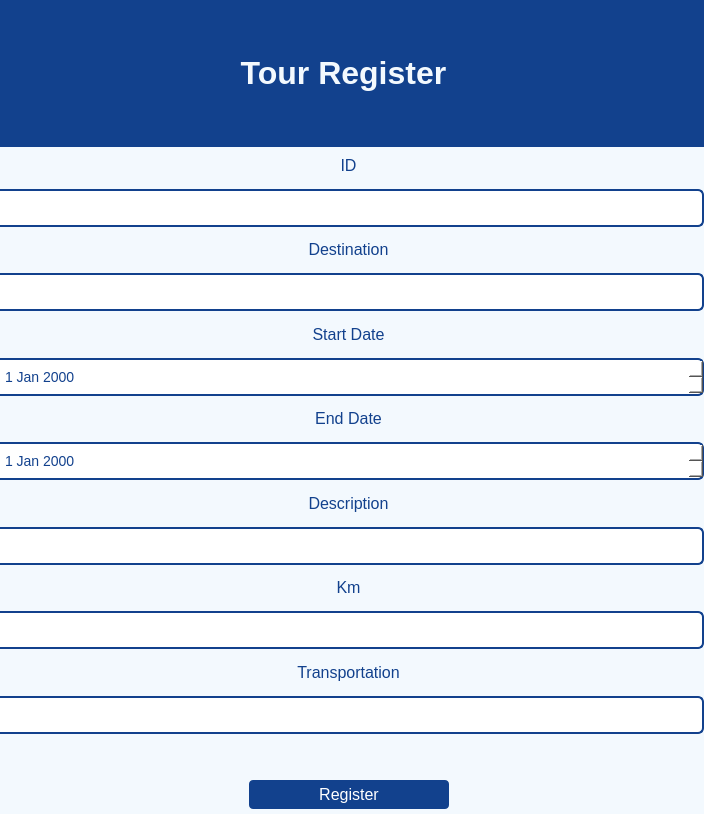
<?xml version="1.0" encoding="UTF-8"?>
<ui version="4.0">
 <class>MainWindow</class>
 <widget class="QMainWindow" name="MainWindow">
  <property name="geometry">
   <rect>
    <x>0</x>
    <y>0</y>
    <width>704</width>
    <height>814</height>
   </rect>
  </property>
  <property name="windowTitle">
   <string>Tours</string>
  </property>
  <property name="styleSheet">
   <string notr="true">QWidget{
background-color: rgb(243, 249, 254);
}


QLabel{
color: rgb(18, 65, 141);
font-size:16px;
padding-bottom: 0px;
}

QLineEdit{
background-color: rgb(255, 255, 255);
border: 2px solid; 
border-radius: 6px; 
border-color:rgb(18, 65, 141);
padding: 8px;
color: rgb(18, 65, 141);
font-size:14px;
}

QPushButton{
color:#fff;
border: 0px;
font-size: 16px;
padding: 5px;
background-color: rgb(18, 65, 141);
border-radius:4px;
}

QPushButton:hover{
background-color: rgb(47, 142, 228);
}</string>
  </property>
  <widget class="QWidget" name="centralwidget">
   <widget class="QWidget" name="labelWidget" native="true">
    <property name="geometry">
     <rect>
      <x>-17</x>
      <y>0</y>
      <width>721</width>
      <height>147</height>
     </rect>
    </property>
    <property name="styleSheet">
     <string notr="true">background-color: rgb(18, 65, 141);</string>
    </property>
    <layout class="QHBoxLayout" name="horizontalLayout_2">
     <item>
      <widget class="QLabel" name="label">
       <property name="styleSheet">
        <string notr="true">color: rgb(243, 249, 254);</string>
       </property>
       <property name="text">
        <string>&lt;html&gt;&lt;head/&gt;&lt;body&gt;&lt;p align=&quot;center&quot;&gt;&lt;span style=&quot; font-size:24pt; font-weight:600;&quot;&gt;Tour Register&lt;/span&gt;&lt;/p&gt;&lt;/body&gt;&lt;/html&gt;</string>
       </property>
      </widget>
     </item>
    </layout>
   </widget>
   <widget class="QWidget" name="widget" native="true">
    <property name="geometry">
     <rect>
      <x>-7</x>
      <y>148</y>
      <width>711</width>
      <height>661</height>
     </rect>
    </property>
    <property name="styleSheet">
     <string notr="true"/>
    </property>
    <layout class="QVBoxLayout" name="verticalLayout">
     <item>
      <widget class="QLabel" name="idLabel">
       <property name="text">
        <string>&lt;html&gt;&lt;head/&gt;&lt;body&gt;&lt;p align=&quot;center&quot;&gt;&lt;span style=&quot; font-size:12pt;&quot;&gt;ID&lt;/span&gt;&lt;/p&gt;&lt;/body&gt;&lt;/html&gt;</string>
       </property>
      </widget>
     </item>
     <item>
      <widget class="QLineEdit" name="idInput">
       <property name="styleSheet">
        <string notr="true"/>
       </property>
      </widget>
     </item>
     <item>
      <widget class="QLabel" name="destinationLabel">
       <property name="text">
        <string>&lt;html&gt;&lt;head/&gt;&lt;body&gt;&lt;p align=&quot;center&quot;&gt;&lt;span style=&quot; font-size:12pt;&quot;&gt;Destination&lt;/span&gt;&lt;/p&gt;&lt;/body&gt;&lt;/html&gt;</string>
       </property>
      </widget>
     </item>
     <item>
      <widget class="QLineEdit" name="destinationInput">
       <property name="styleSheet">
        <string notr="true"/>
       </property>
      </widget>
     </item>
     <item>
      <widget class="QLabel" name="start_dateLabel">
       <property name="text">
        <string>&lt;html&gt;&lt;head/&gt;&lt;body&gt;&lt;p align=&quot;center&quot;&gt;&lt;span style=&quot; font-size:12pt;&quot;&gt;Start Date&lt;/span&gt;&lt;/p&gt;&lt;/body&gt;&lt;/html&gt;</string>
       </property>
      </widget>
     </item>
     <item>
      <widget class="QDateEdit" name="start_dateEdit">
       <property name="styleSheet">
        <string notr="true">background-color: rgb(255, 255, 255);
border: 2px solid; 
border-radius: 6px; 
border-color:rgb(18, 65, 141);
padding: 8px;
color: rgb(18, 65, 141);
font-size:14px;</string>
       </property>
      </widget>
     </item>
     <item>
      <widget class="QLabel" name="end_dateLabel">
       <property name="text">
        <string>&lt;html&gt;&lt;head/&gt;&lt;body&gt;&lt;p align=&quot;center&quot;&gt;&lt;span style=&quot; font-size:12pt;&quot;&gt;End Date&lt;/span&gt;&lt;/p&gt;&lt;/body&gt;&lt;/html&gt;</string>
       </property>
      </widget>
     </item>
     <item>
      <widget class="QDateEdit" name="end_dateEdit">
       <property name="styleSheet">
        <string notr="true">background-color: rgb(255, 255, 255);
border: 2px solid; 
border-radius: 6px; 
border-color:rgb(18, 65, 141);
padding: 8px;
color: rgb(18, 65, 141);
font-size:14px;</string>
       </property>
      </widget>
     </item>
     <item>
      <widget class="QLabel" name="descriptionLabel">
       <property name="styleSheet">
        <string notr="true"/>
       </property>
       <property name="text">
        <string>&lt;html&gt;&lt;head/&gt;&lt;body&gt;&lt;p align=&quot;center&quot;&gt;&lt;span style=&quot; font-size:12pt;&quot;&gt;Description&lt;/span&gt;&lt;/p&gt;&lt;/body&gt;&lt;/html&gt;</string>
       </property>
      </widget>
     </item>
     <item>
      <widget class="QLineEdit" name="descriptionInput">
       <property name="styleSheet">
        <string notr="true"/>
       </property>
      </widget>
     </item>
     <item>
      <widget class="QLabel" name="kmLabel">
       <property name="text">
        <string>&lt;html&gt;&lt;head/&gt;&lt;body&gt;&lt;p align=&quot;center&quot;&gt;&lt;span style=&quot; font-size:12pt;&quot;&gt;Km&lt;/span&gt;&lt;/p&gt;&lt;/body&gt;&lt;/html&gt;</string>
       </property>
      </widget>
     </item>
     <item>
      <widget class="QLineEdit" name="kmInput">
       <property name="styleSheet">
        <string notr="true"/>
       </property>
      </widget>
     </item>
     <item>
      <widget class="QLabel" name="transportationLabel">
       <property name="text">
        <string>&lt;html&gt;&lt;head/&gt;&lt;body&gt;&lt;p align=&quot;center&quot;&gt;Transportation&lt;/p&gt;&lt;/body&gt;&lt;/html&gt;</string>
       </property>
      </widget>
     </item>
     <item>
      <widget class="QLineEdit" name="transportationInput">
       <property name="styleSheet">
        <string notr="true"/>
       </property>
      </widget>
     </item>
     <item>
      <spacer name="verticalSpacer">
       <property name="orientation">
        <enum>Qt::Vertical</enum>
       </property>
       <property name="sizeType">
        <enum>QSizePolicy::Minimum</enum>
       </property>
       <property name="sizeHint" stdset="0">
        <size>
         <width>20</width>
         <height>40</height>
        </size>
       </property>
      </spacer>
     </item>
     <item>
      <layout class="QHBoxLayout" name="horizontalLayout">
       <item>
        <spacer name="horizontalSpacer_3">
         <property name="orientation">
          <enum>Qt::Horizontal</enum>
         </property>
         <property name="sizeHint" stdset="0">
          <size>
           <width>40</width>
           <height>20</height>
          </size>
         </property>
        </spacer>
       </item>
       <item>
        <widget class="QPushButton" name="add_Tour_button">
         <property name="enabled">
          <bool>true</bool>
         </property>
         <property name="sizePolicy">
          <sizepolicy hsizetype="Minimum" vsizetype="Fixed">
           <horstretch>0</horstretch>
           <verstretch>0</verstretch>
          </sizepolicy>
         </property>
         <property name="minimumSize">
          <size>
           <width>200</width>
           <height>25</height>
          </size>
         </property>
         <property name="maximumSize">
          <size>
           <width>200</width>
           <height>16777215</height>
          </size>
         </property>
         <property name="cursor">
          <cursorShape>PointingHandCursor</cursorShape>
         </property>
         <property name="styleSheet">
          <string notr="true"/>
         </property>
         <property name="text">
          <string>Register</string>
         </property>
        </widget>
       </item>
       <item>
        <spacer name="horizontalSpacer_4">
         <property name="orientation">
          <enum>Qt::Horizontal</enum>
         </property>
         <property name="sizeHint" stdset="0">
          <size>
           <width>40</width>
           <height>20</height>
          </size>
         </property>
        </spacer>
       </item>
      </layout>
     </item>
    </layout>
   </widget>
  </widget>
 </widget>
 <resources/>
 <connections/>
</ui>
